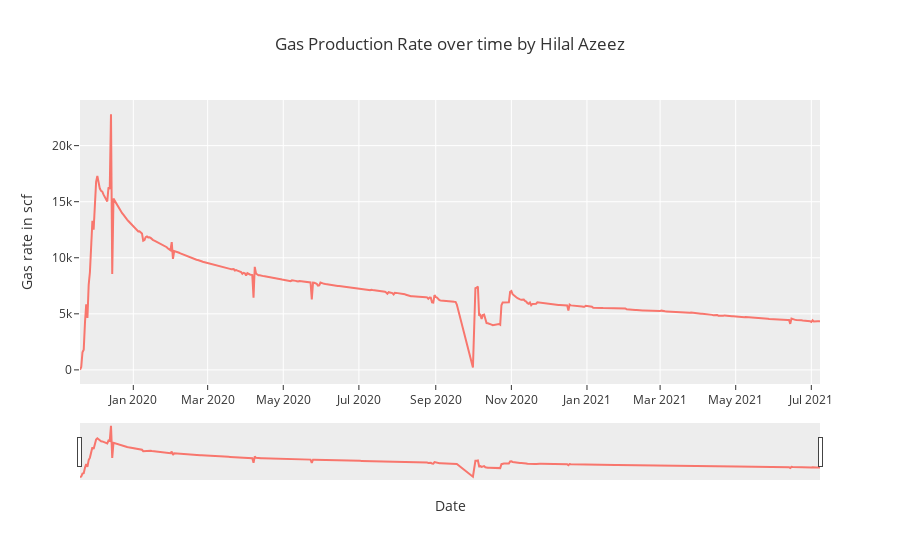

Here is the notebook cell this chart was saved with:
### Code cell
# Initialize the canvas.
fig = make_subplots(rows=1, cols=1)

# Make the plot
trace = go.Scatter(x=reservoir_1_nz['Date'], y=reservoir_1_nz['GasRate'], mode='lines', name='GasRate')
fig.add_trace(trace)

# Configure or customize the plot
fig.update_layout(title = 'Gas Production Rate over time by Hilal Azeez', 
                   xaxis_title = 'Date', 
                   yaxis_title='Gas rate in scf', 
                   template = 'ggplot2',
                   xaxis=dict(rangeslider=dict(visible=True))
                   )


# Show the plot
fig.show()

### Figure 1 — Plotly figure (JSON) as saved in the notebook; plotly's stock layout.template omitted (floating-point values rounded to 4 significant figures; data arrays with more than 128 entries replaced by an {"elided": "..."} marker saying what was removed)
{"data": [{"mode": "lines", "name": "GasRate", "type": "scatter", "x": {"elided": "586 str values"}, "y": {"elided": "586 float values"}}], "layout": {"title": {"text": "Gas Production Rate over time by Hilal Azeez"}, "xaxis": {"anchor": "y", "domain": [0, 1], "rangeslider": {"visible": true}, "title": {"text": "Date"}}, "yaxis": {"anchor": "x", "domain": [0, 1], "title": {"text": "Gas rate in scf"}}}}
